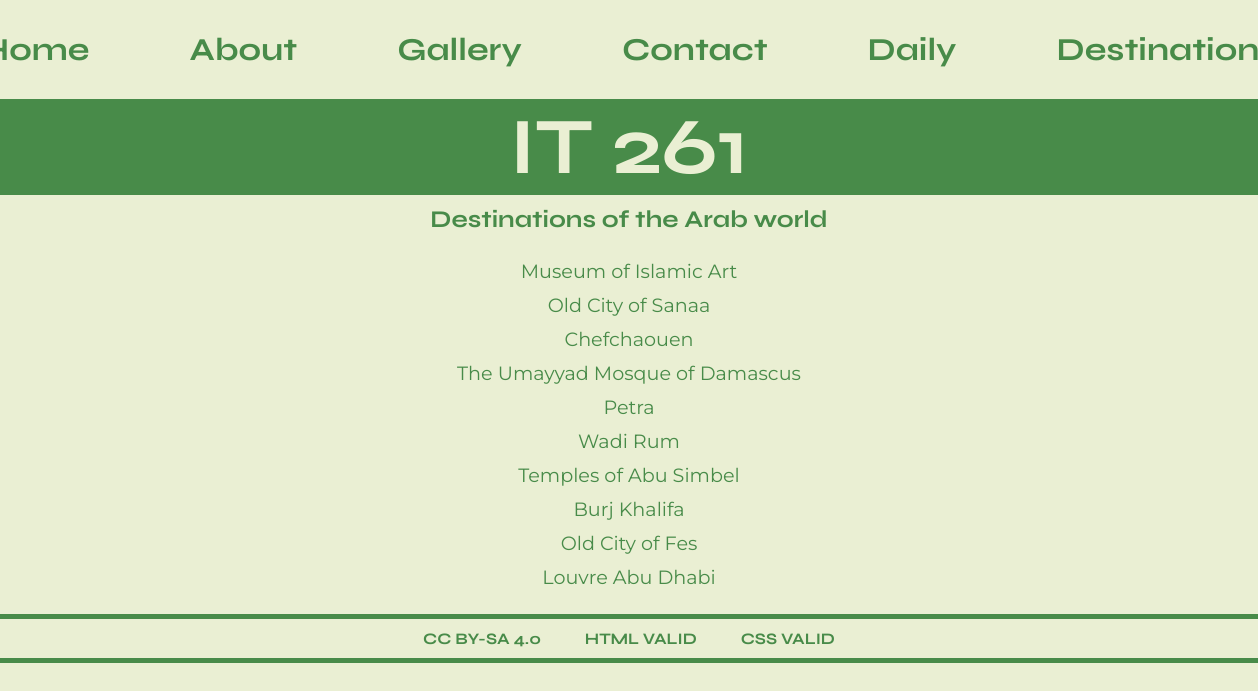
The page /website/destinations.php on the database its author committed.
### tables this page shows
CREATE TABLE `destinations_of_the_arab_world` (
  `destination_id` int(11) NOT NULL,
  `attraction_name` varchar(255) NOT NULL,
  `country` varchar(255) NOT NULL,
  `about` mediumtext,
  `latitude` decimal(7,4) DEFAULT NULL,
  `longitude` decimal(7,4) DEFAULT NULL,
  `photo_permalink` varchar(255) DEFAULT NULL,
  `photo_author` varchar(255) DEFAULT NULL,
  `currently_visitable` varchar(10) DEFAULT NULL
);

### website/destinations.php (the view, shortened to what this page needs)
<?php
$sql = 'SELECT * FROM destinations_of_the_arab_world';
$iConn = mysqli_connect(DB_HOST, DB_USER, DB_PASSWORD, DB_NAME, DB_PORT) or die(myError(__FILE__,__LINE__, mysqli_connect_error())) ;
$result = mysqli_query($iConn, $sql);
include 'includes/header.php';
display_header("Destinations");
?>
<h2>Destinations of the Arab world</h2>
<ul class='destinations_list'>
<?php
if (mysqli_num_rows($result) > 0) {
    while ($row = mysqli_fetch_assoc($result)) {
        echo "<li class='destination'><a href='destinations-view.php?id={$row['destination_id']}'>{$row['attraction_name']}</a></li>";
    }
}
echo "</ul>";
include 'includes/footer.php';
?>

### website/includes/header.php
<?php
function display_header($title) {
    echo
    "<!DOCTYPE html>
    <html lang='en'>
    <head>
        <title>$title</title>
        <link href='/it261/css/styles.css' type='text/css' rel='stylesheet'>
        <link href='/it261/website/css/styles.css' type='text/css' rel='stylesheet'>
        <link rel='preconnect' href='https://fonts.gstatic.com'>
        <link href='https://fonts.googleapis.com/css2?family=Montserrat&family=Syne:wght@400;500&display=swap' rel='stylesheet'>
    </head>
    <body>
    <nav>";
    $nav2 = [
        "Home" => '/it261/website/index.php',
        "About" => 'about.php',
        "Gallery" => '/it261/website/gallery.php',
        "Contact" => '/it261/website/contact.php',
        "Daily" => '/it261/website/week3/switch.php',
        "Destinations" => '/it261/website/destinations.php'
    ];
        foreach($nav2 as $name => $url) {
            if ('THIS_PAGE' == $url) {
                echo "<div class='dropdown-container nav-button'><a class='home-active' href='$url'>$name</a></div>";
            } else {
                echo "<div class='dropdown-container nav-button'><a href='$url'>$name</a></div>";
            }
        }
    echo "</nav>
    <header>
                <h1>IT 261</h1>
    </header>";
}
?>

### website/includes/footer.php
<?php
    $page = 'http://' . $_SERVER['HTTP_HOST'] . $_SERVER['PHP_SELF'];
    echo "<footer>
        <ul>
            <li>
                <a href='https://creativecommons.org/licenses/by-sa/4.0/'>CC BY-SA 4.0</a>
            </li>
            <li>
                <a href='http://validator.w3.org/nu/?doc=$page'>HTML VALID</a>
            </li>
            <li>
                <a href='https://jigsaw.w3.org/css-validator/validator?uri=$page'>CSS VALID</a>
            </li>
        </ul>
    </footer>
    </html>";
?>

### css/styles.css (style rules this page uses)
* { padding: 0; margin: 0; box-sizing: border-box; --background-color: #EAEFD3; --text-color: #488B49; --accent-color-1: #26547C; --title-font: 'Syne', sans-serif; --body-font: 'Montserrat', sans-serif; }
.dropdown-container { position: relative; display: inline-block; }
.dropdown-container { margin-left: 50px; margin-right: 50px; }
.nav-button { display: inline; font-size: 2em; text-align: center; border: none; cursor: pointer; font-family: var(--title-font); padding-top: 10px; padding-bottom: 10px; font-weight: bold; }
nav { display: flex; justify-content: center; margin-top: 20px; margin-bottom: 20px; background-color: var(--background-color); }
nav a { text-decoration: none; color: var(--text-color); display: inline-block; width: 100%; }
body { background-color: var(--background-color); color: var(--text-color); }
h1 { font-family: var(--title-font); color: var(--background-color); }
h2 { font-family: var(--title-font); }
header { background-color: var(--text-color); color: var(--background-color); font-family: var(--title-font); text-align: center; font-size: 2.5em; }
ul { list-style: none; padding-top: 10px; padding-bottom: 10px; }
footer { font-family: var(--title-font); display: block; border-top: 5px solid var(--text-color); border-bottom: 5px solid var(--text-color); margin-top: 10px; font-weight: bold; }
footer ul { margin: 0 auto; text-align: center; }
footer li { display: inline-block; padding-left: 20px; padding-right: 20px; }
footer a { text-decoration: none; color: var(--text-color); }

### website/css/styles.css (style rules this page uses)
body { background-color: var(--background-color); color: var(--text-color); }
h1 { font-family: var(--title-font); color: var(--background-color); }
h2 { font-family: var(--title-font); text-align: center; margin: 0 auto; padding: 10px; }
a { text-decoration: none; color: var(--background-color); }
ul { list-style: none; padding-top: 10px; padding-bottom: 10px; }
.destinations_list { margin: 0 auto; text-align: center; }
.destination { padding: 5px; }
.destination a { text-decoration: none; color: var(--text-color); font-family: var(--body-font); font-size: 1.2em; }

### rows shown on the page
destinations_of_the_arab_world: attraction_name "Museum of Islamic Art"
destinations_of_the_arab_world: attraction_name "Old City of Sanaa"
destinations_of_the_arab_world: attraction_name "Chefchaouen"
destinations_of_the_arab_world: attraction_name "The Umayyad Mosque of Damascus"
destinations_of_the_arab_world: attraction_name "Petra"
destinations_of_the_arab_world: attraction_name "Wadi Rum"
destinations_of_the_arab_world: attraction_name "Temples of Abu Simbel"
destinations_of_the_arab_world: attraction_name "Burj Khalifa"
destinations_of_the_arab_world: attraction_name "Old City of Fes"
destinations_of_the_arab_world: attraction_name "Louvre Abu Dhabi"

### other values the page prints
$name "About"
$name "Gallery"
$name "Contact"
$name "Daily"
